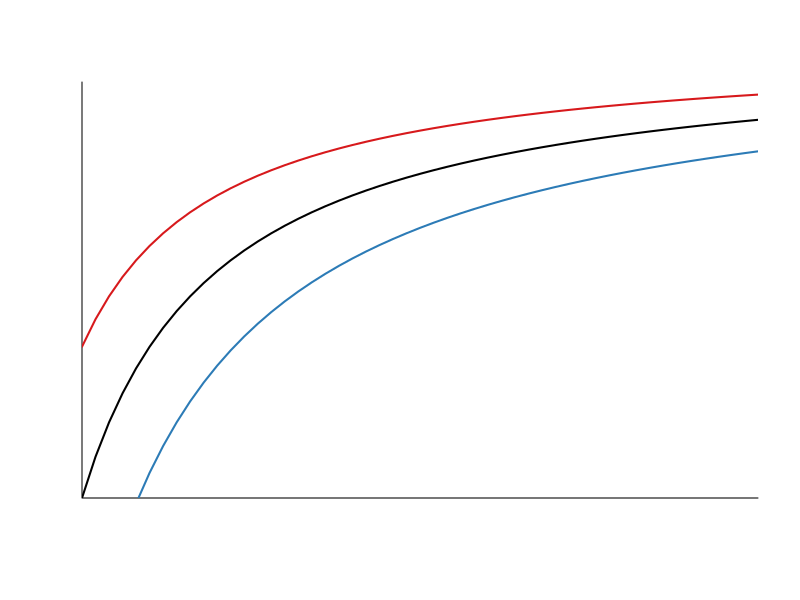
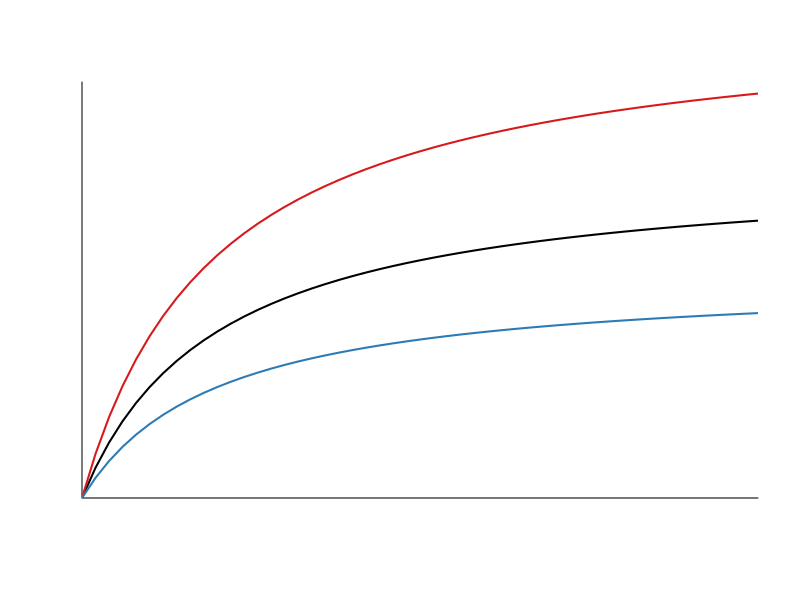

The R source for these figures, in order: (Note: this script raises an error after producing the figures.)
## Create figure for powerpoints
## To illustrate varying steepnesses and intercepts, following Post et al. 2013


rm(list = ls())
options(scipen = 999)

# load packages and functions

library(here)
library(tidyverse)

# set output directory

outfig <- here::here("ppt_figs")


# simulate data

rational <- function(a, b, c, d, x){
  (a*x + c)/(b*x + d)
}

x <- seq(0,5, by = 0.1)


rat1 <- rational(a = 1.2, b = 1, c = 0, d= 1, x = x)
rat2 <- rational(a = 1.2, b = 1, c = 0.4, d= 1, x = x)
rat3 <- rational(a = 1.2, b = 1, c = -0.5, d= 1, x = x)

plot(x, rat1, xlim = c(0,5), ylim = c(0,1.1), type = "l", xlab = "", ylab = "", xaxt = "n", yaxt = "n", xaxs = "i", yaxs = "i", bty = "l", lwd = 2)
lines(x, rat2, xlim = c(0,5), ylim = c(0,1.1), type = "l", xlab = "", ylab = "", xaxt = "n", yaxt = "n", col = "#D7191C", lwd = 2)
lines(x, rat3, xlim = c(0,5), ylim = c(0,1.1), type = "l", xlab = "", ylab = "", xaxt = "n", yaxt = "n", col = "#2C7BB6", lwd = 2)


rat1 <- rational(a = 1.2, b = 1, c = 0, d= 1, x = x)
rat4 <- rational(a = 1.75, b = 1, c = 0, d= 1, x = x)
rat5 <- rational(a = 0.8, b = 1, c = -0, d= 1, x = x)

plot(x, rat1, xlim = c(0,5), ylim = c(0,1.5), type = "l", xlab = "", ylab = "", xaxt = "n", yaxt = "n", xaxs = "i", yaxs = "i", bty = "l", lwd = 2)
lines(x, rat4, xlim = c(0,5), ylim = c(0,1.5), type = "l", xlab = "", ylab = "", xaxt = "n", yaxt = "n", col = "#D7191C", lwd = 2)
lines(x, rat5, xlim = c(0,5), ylim = c(0,1.5), type = "l", xlab = "", ylab = "", xaxt = "n", yaxt = "n", col = "#2C7BB6", lwd = 2)

figname <- "Post_2013_for_ppt.png"
png(paste(outfig, figname, sep = "/"), width = 9, height = 5, units = "in", res = 1000)


par(mfrow = c(2,4))
par(mar = c(2, 2, 2, 2))

# varying intercept

plot(x, rat1, xlim = c(0,5), ylim = c(0,1.5), type = "l", xlab = "", ylab = "", xaxt = "n", yaxt = "n", xaxs = "i", yaxs = "i", bty = "l", lwd = 2)
title(xlab = "Catch rates", ylab = "Fishing effort", line = 0.5)

plot(x, rat1, xlim = c(0,5), ylim = c(0,1.5), type = "l", xlab = "", ylab = "", xaxt = "n", yaxt = "n", xaxs = "i", yaxs = "i", bty = "l", lwd = 2)
lines(x, rat3, xlim = c(0,5), ylim = c(0,1.5), type = "l", xlab = "", ylab = "", xaxt = "n", yaxt = "n", col = "#2C7BB6", lwd = 2)
title(xlab = "Catch rates", ylab = "Fishing effort", line = 0.5)


plot(x, rat1, xlim = c(0,5), ylim = c(0,1.5), type = "l", xlab = "", ylab = "", xaxt = "n", yaxt = "n", xaxs = "i", yaxs = "i", bty = "l", lwd = 2)
lines(x, rat2, xlim = c(0,5), ylim = c(0,1.5), type = "l", xlab = "", ylab = "", xaxt = "n", yaxt = "n", col = "#D7191C", lwd = 2)
title(xlab = "Catch rates", ylab = "Fishing effort", line = 0.5)


plot(x, rat1, xlim = c(0,5), ylim = c(0,1.5), type = "l", xlab = "", ylab = "", xaxt = "n", yaxt = "n", xaxs = "i", yaxs = "i", bty = "l", lwd = 2)
lines(x, rat2, xlim = c(0,5), ylim = c(0,1.5), type = "l", xlab = "", ylab = "", xaxt = "n", yaxt = "n", col = "#D7191C", lwd = 2)
lines(x, rat3, xlim = c(0,5), ylim = c(0,1.5), type = "l", xlab = "", ylab = "", xaxt = "n", yaxt = "n", col = "#2C7BB6", lwd = 2)
title(xlab = "Catch rates", ylab = "Fishing effort", line = 0.5)

# varying steepness

plot(x, rat1, xlim = c(0,5), ylim = c(0,1.5), type = "l", xlab = "", ylab = "", xaxt = "n", yaxt = "n", xaxs = "i", yaxs = "i", bty = "l", lwd = 2)
title(xlab = "Catch rates", ylab = "Fishing effort", line = 0.5)

plot(x, rat1, xlim = c(0,5), ylim = c(0,1.5), type = "l", xlab = "", ylab = "", xaxt = "n", yaxt = "n", xaxs = "i", yaxs = "i", bty = "l", col = "#2C7BB6", lwd = 2)
lines(x, rat5, xlim = c(0,5), ylim = c(0,1.5), type = "l", xlab = "", ylab = "", xaxt = "n", yaxt = "n", col = "#D7191C", lwd = 2)
title(xlab = "Catch rates", ylab = "Fishing effort", line = 0.5)


plot(x, rat1, xlim = c(0,5), ylim = c(0,1.5), type = "l", xlab = "", ylab = "", xaxt = "n", yaxt = "n", xaxs = "i", yaxs = "i", bty = "l",col = "#2C7BB6",  lwd = 2)
lines(x, rat4, xlim = c(0,5), ylim = c(0,1.5), type = "l", xlab = "", ylab = "", xaxt = "n", yaxt = "n", col = "#D7191C", lwd = 2)
title(xlab = "Catch rates", ylab = "Fishing effort", line = 0.5)


plot(x, rat1, xlim = c(0,5), ylim = c(0,1.5), type = "l", xlab = "", ylab = "", xaxt = "n", yaxt = "n", xaxs = "i", yaxs = "i", bty = "l",col = "#2C7BB6", lwd = 2)
lines(x, rat5, xlim = c(0,5), ylim = c(0,1.5), type = "l", xlab = "", ylab = "", xaxt = "n", yaxt = "n", col = "#D7191C", lwd = 2)
lines(x, rat4, xlim = c(0,5), ylim = c(0,1.5), type = "l", xlab = "", ylab = "", xaxt = "n", yaxt = "n", col = "#D7191C", lwd = 2)
title(xlab = "Catch rates", ylab = "Fishing effort", line = 0.5)


dev.off()
graphics.off()